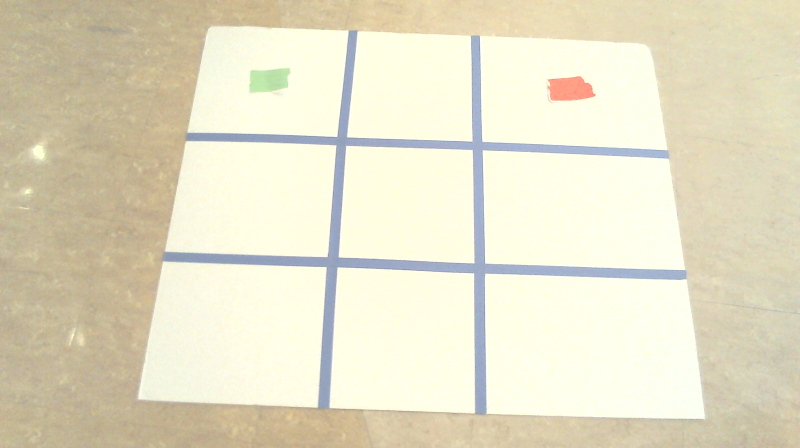
#> input picture Sprint #4 - Classification, Images, and Neural Networks/working with roto_images/images/rotoimages/roto1.jpg, 1600 x 896 px (shown at 1/2 size); its folder holds 3 pictures in this run
$ python '2024-12-02 - Step 1b - Confirm Squares.py'
#> lines starting #> are read from the running program, lines starting #| are printed output that depends on the picture
### Sprint #4 - Classification, Images, and Neural Networks/working with roto_images/image_defs.py
#!/usr/bin/env python
# coding: utf-8

# In[1]:


def straighten_image(image,corners=None):
    import numpy as np
    import cv2


    if corners is None:
        corners=find_corners(image)

    top_left, top_right, bottom_right, bottom_left=corners
    # Define the width and height of the new "top-down" view
    width = int(max(
        np.linalg.norm(bottom_right - bottom_left),
        np.linalg.norm(top_right - top_left)
    ))
    height = int(max(
        np.linalg.norm(top_right - bottom_right),
        np.linalg.norm(top_left - bottom_left)
    ))

    # Define the destination points for the perspective transform
    destination_corners = np.array([
        [0, 0],
        [width - 1, 0],
        [width - 1, height - 1],
        [0, height - 1]
    ], dtype="float32")

    # Compute the perspective transform matrix
    matrix = cv2.getPerspectiveTransform(corners, destination_corners)


    # Apply the perspective transformation
    warped_image = cv2.warpPerspective(image, matrix, (width, height))

    return warped_image


# In[2]:


# [176 lines left out: functions get_board_squares_from_image, get_gray_and_threshold_image, find_corners, find_corners_old, not called in this run]

### Sprint #4 - Classification, Images, and Neural Networks/working with roto_images/2024-12-02 - Step 1b - Confirm Squares.py
#!/usr/bin/env python
# coding: utf-8

# In[1]:


get_ipython().run_line_magic('matplotlib', 'inline')
from pylab import *
from glob import glob
from image_defs import *
import os
from Game import Board


# In[2]:


board_picture_folder='images/rotoimages/'
square_images_folder='images/rotoimages squares'
image_to_use_for_corners="images/rotoimages/roto1.jpg"

from corners import *


# In[4]:


filename=image_to_use_for_corners


# In[5]:


image=imread(filename)
#> image is the input picture: shape (896, 1600, 3); mean R, G, B 228.3, 222.8, 198.2
subplot(2,1,1)
imshow(image)

# these few lines are specific to your image
im3=straighten_image(image,corners)
#> in straighten_image, `warped_image = cv2.warpPerspective(image, matrix, (width, height))`:
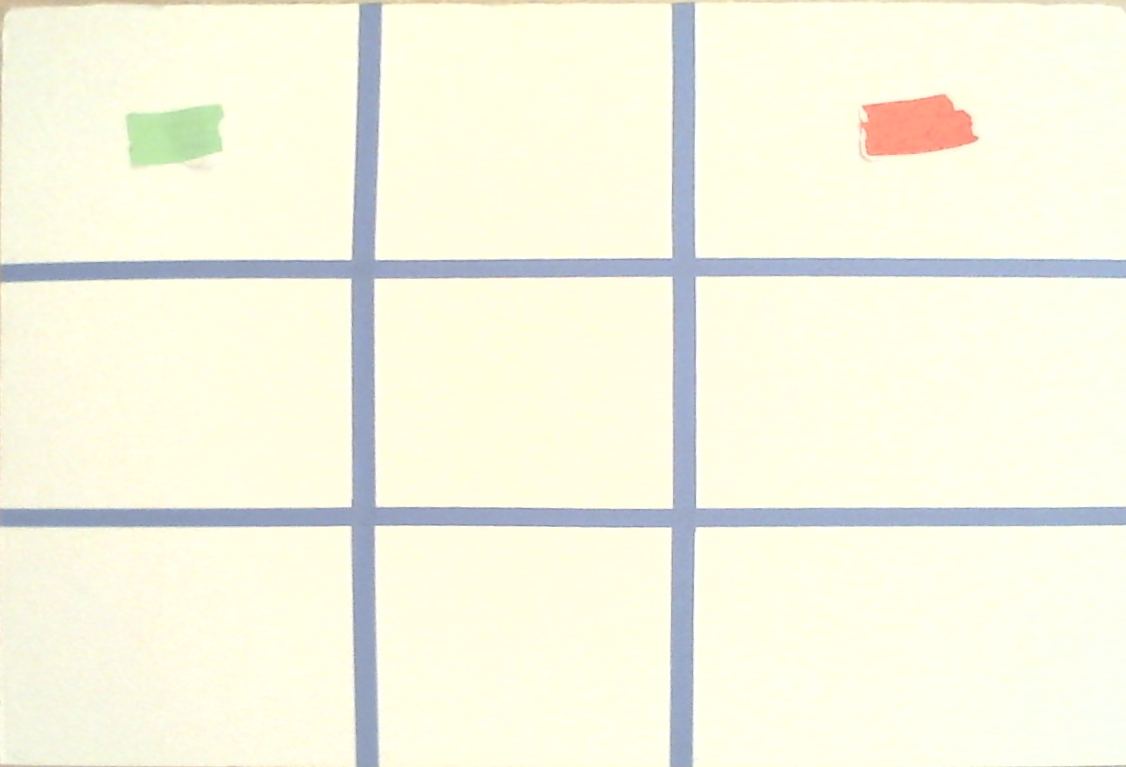
#> warped_image: shape (767, 1126, 3); mean R, G, B 245.3, 245.5, 226.6


subplot(2,1,2)
imshow(im3)


# In[6]:


#> (the run stopped early here; a loop or call above may not have finished)
